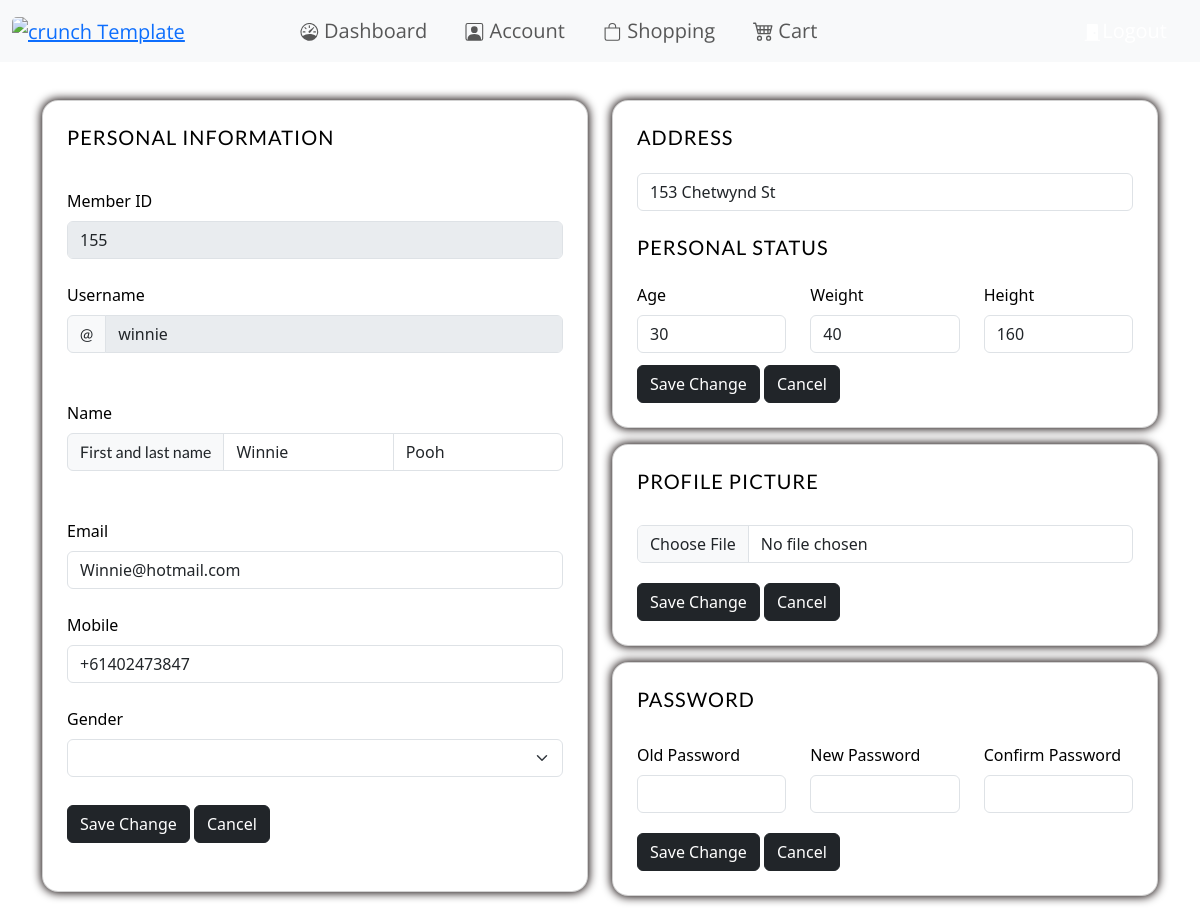
Screenshot of /member/member-account.php (signed in) with the database file from the repository.
### tables this page shows
CREATE TABLE `members` (
  `member_id` int(30) NOT NULL,
  `username` varchar(100) NOT NULL,
  `firstname` varchar(100) NOT NULL,
  `lastname` varchar(100) NOT NULL,
  `email` varchar(100) NOT NULL,
  `mobile` varchar(20) NOT NULL,
  `password` varchar(100) NOT NULL,
  `gender` varchar(100) NOT NULL,
  `startdate` date NOT NULL DEFAULT current_timestamp(),
  `enddate` date NOT NULL DEFAULT current_timestamp(),
  `address` varchar(150) NOT NULL,
  `age` varchar(50) NOT NULL,
  `m_weight` varchar(50) NOT NULL,
  `height` varchar(20) NOT NULL,
  `membership_id` int(30) NOT NULL,
  `user_image` varchar(500) DEFAULT NULL,
  `status` varchar(50) NOT NULL
);

### member/member-account.php (the view, shortened to what this page needs)
<!DOCTYPE html>
<html lang="en">
  <head>
    <link href="https://cdn.jsdelivr.net/npm/bootstrap@5.3.0-alpha1/dist/css/bootstrap.min.css" rel="stylesheet">
    <link rel="stylesheet" href="../css/style.css">
    <link rel="stylesheet" href="https://cdnjs.cloudflare.com/ajax/libs/font-awesome/4.7.0/css/font-awesome.min.css">
  </head>
  <body>
    <header>
    <?php include('../components/member-navbar.php'); ?>
    </header>
    <main>
      <section class="member-account">
        <div class="container py-3">
          <div class="row d-flex align-items-start justify-content-bottom">
            <div class="col col-sm">
                <div class="card mb-3" style="border-radius: 1rem; box-shadow: 0 0 10px 1px rgb(15, 6, 6)">
                  <div class="row g-0" >
                      <div class="card-body p-4 p-lg-4 text-black">
                          <form action="../processes/profile_update.php"
                      method="post"
                      enctype="multipart/form-data">
                          <h5 class="fw-normal mb-3 pb-3" style="letter-spacing: 1px;">PERSONAL INFORMATION</h5>
                          <?php
                                include('../general/dbcon.php');
                              $currentUser = $_SESSION['username'];
                              $sql = "SELECT * FROM members WHERE username ='$currentUser'";
                              $gotResuslts = mysqli_query($db,$sql);
                              if($gotResuslts){
                                  if(mysqli_num_rows($gotResuslts)>0){
                                      while($row = mysqli_fetch_array($gotResuslts)){
                                          ?>
                                  <div class="col-md">
                                    <div class="col-12 my-4">
                                        <label for="username" class="form-label">Member ID</label>
                                        <div class="input-group has-validation">
                                          <input type="email" class="form-control" id="member-id" placeholder="123 456 789" name="member_id" value="<?php echo $row['member_id']; ?>" disabled>
                                        </div>
                                      </div>
                                    <div class="col-12 my-4">
                                        <label for="username" class="form-label">Username</label>
                                        <div class="input-group has-validation">
                                          <span class="input-group-text">@</span>
                                          <input type="text" class="form-control" id="username" placeholder="Username" name="username" value="<?php echo $row['username']; ?>" disabled>
                                        </div>
                                      </div>
                                  <div class="col-12 my-5">
                                    <label for="username" class="form-label">Name</label>
                                            <div class="input-group">
                                                <span class="input-group-text">First and last name</span>
                                                <input type="text" aria-label="First name" class="form-control" name="firstname" value="<?php echo $row['firstname']; ?>" required>
                                                <input type="text" aria-label="Last name" class="form-control" name="lastname" value="<?php echo $row['lastname']; ?>" required>
                                            </div>
                                    </div>
                                    <div class="col-12 my-4">
                                      <label for="email" class="form-label">Email</label>
                                      <input type="email" class="form-control" id="email" placeholder="you@example.com" name="email" value="<?php echo $row['email']; ?>" required>
                                    </div>
                                    <div class="col-12 my-4">
                                        <label for="tel" class="form-label">Mobile</label>
                                        <input type="tel" class="form-control" id="tel" placeholder="04 1111 1111" name="mobile" value="<?php echo $row['mobile']; ?>" required>
                                      </div>
                                      <div class="col-12 my-4">
                                      <label for="gender" class="form-label">Gender</label>
                                      <select class="form-select" aria-label="Default select example" name="gender" required>
                                          <option selected disabled>  <?php echo ucfirst($row['gender']); ?> </option>
                                          <option value="male">Male</option>
                                        </select>
                                      </div>
                                          <div class="pt-1 mb-4">
                                          <input type="submit" name="personal_information"  class="btn btn-dark btn-block" value="Save Change">
                                            <a class="btn btn-dark btn-block" href="member-account.php" type="button">Cancel</a>
                                          </div>
                                          <?php
                                      }
                                  }
                              }
                              ?>
                          </form>
                        </div>
                      </div>
                </div>
              </div>
            </div>
            <div class="col col-sm">
              <div class="card w-100" style="border-radius: 1rem; box-shadow: 0 0 10px 1px rgb(15, 6, 6)">
                <div class="row g-0" >
                    <div class="card-body p-4 p-lg-4 text-black">
                        <form action="../processes/profile_update.php" method="post">
                            <h5 class="fw-normal mb-1 pb-3" style="letter-spacing: 1px;">ADDRESS</h5>
                            <?php
                              $currentUser = $_SESSION['username'];
                              $sql = "SELECT * FROM members WHERE username ='$currentUser'";
                              $gotResuslts = mysqli_query($db,$sql);
                              if($gotResuslts){
                                  if(mysqli_num_rows($gotResuslts)>0){
                                      while($row = mysqli_fetch_array($gotResuslts)){
                                          ?>
                            <div class="col-12 my-2">
                              <input type="text" class="form-control" id="address"  maxlength="100" placeholder="Street Name | Surburb | State | Postal Code" name="address"  value="<?php echo $row['address']; ?>" required>
                            </div>
                              <h5 class="fw-normal mb-1 mt-4 pb-3" style="letter-spacing: 1px;">PERSONAL STATUS</h5>
                              <div class="row my-2">
                                <div class="col">
                                    <label for="state" class="form-label">Age</label>
                                    <input type="number" onchange="setTwoNumberDecimal"  min="0" max="150" class="form-control" placeholder="" name="age" value="<?php echo $row['age']; ?>" required>
                                </div>
                                <div class="col">
                                    <label for="state" class="form-label">Weight</label>
                                        <input type="number" onchange="setTwoNumberDecimal"  min="0" max="250" class="form-control" placeholder="KG" name="m_weight" value="<?php echo $row['m_weight']; ?>" required>
                                </div>
                                <div class="col">
                                    <label for="zip" class="form-label">Height</label>
                                    <input type="number" class="form-control"  onchange="setTwoNumberDecimal"  min="0" max="250" placeholder="CM" name="height" value="<?php echo $row['height']; ?>" required>
                                  </div>
                              </div>
                          <div class="pt-1 mt-1">
                          <input type="submit" name="address_profile"  class="btn btn-dark btn-block" value="Save Change">
                              <a class="btn btn-dark btn-block" href="member-account.php" type="button">Cancel</a>
                          </div>
                                          <?php
                                      }
                                  }
                              }
                              ?>
                        </form>
                      </div>
                    </div>
              </div>
              <div class="card mt-3" style="border-radius: 1rem; box-shadow: 0 0 10px 1px rgb(15, 6, 6)">
                <div class="row g-0" >
                    <div class="card-body p-4 p-lg-4 text-black">
                    <form action="../processes/profile_update.php"
                      method="POST"
                      enctype="multipart/form-data">
                      <h5 class="fw-normal mb-3 pb-3" style="letter-spacing: 1px;">PROFILE PICTURE</h5>
                    <?php
                        $currentUser = $_SESSION['username'];
                        $sql = "SELECT * FROM members WHERE username ='$currentUser'";
                        $gotResuslts = mysqli_query($db,$sql);
                        if($gotResuslts){
                            if(mysqli_num_rows($gotResuslts)>0){
                                while($row = mysqli_fetch_array($gotResuslts)){
                                    ?>
                                        <div class="col-12 my-3">
                                        <div class="input-group has-validation">
                                        <input type="file" name="userImage" class="form-control">
                                        </div>
                                      </div>
                          <div class="pt-1 mt-3">
                          <input type="submit" name="update_photo"  class="btn btn-dark btn-block" value="Save Change">
                              <a class="btn btn-dark btn-block" href="member-account.php" type="button">Cancel</a>
                          </div>
                                    <?php
                                }
                            }
                        }
                    ?>
                </form>
                      </div>
                    </div>
              </div>
              <div class="card mt-3" style="border-radius: 1rem; box-shadow: 0 0 10px 1px rgb(15, 6, 6)">
                <div class="row g-0" >
                    <div class="card-body p-4 p-lg-4 text-black">
                        <form action="#" method="post">
                            <h5 class="fw-normal mb-3 pb-3" style="letter-spacing: 1px;">PASSWORD</h5>
                              <div class="row my-2">
                                <div class="col">
                                    <label for="state" class="form-label">Old Password</label>
                                    <input type="text" class="form-control" id="password" placeholder=""  required>
                                </div>
                                <div class="col">
                                    <label for="state" class="form-label">New Password</label>
                                        <input type="text" class="form-control" id="password" placeholder="" required>
                                </div>
                                <div class="col">
                                    <label for="zip" class="form-label">Confirm Password</label>
                                    <input type="text" class="form-control" id="password" placeholder="" required>
                                  </div>
                              </div>
                          <div class="pt-1 mt-3">
                              <button class="btn btn-dark btn-block" type="button">Save Change</button>
                              <button class="btn btn-dark btn-block" type="button">Cancel</button>
                          </div>
                        </form>
                      </div>
                    </div>
              </div>
            </div>
          </div>
      </section>
    </main>
  </body>
</html>

### css/style.css (style rules this page uses)
* { margin: 0; padding: 0; }
body { padding: 0; margin: 0; }
main { animation: 1s mymove1; }
h1, h2, h3, h4, h5, h6, span, p { font-family: "Lato", sans-serif; }
:root { --calendar-bg-color: #262829; --calendar-font-color: #fff; --weekdays-border-bottom-color: #404040; --calendar-date-hover-color: #505050; --calendar-current-date-color: #1b1f21; --calendar-today-color: linear-gradient(to bottom, #03a9f4, #2196f3); --calendar-today-innerborder-color: transparent; --calendar-nextprev-bg-color: transparent; --next-prev-arrow-color: #fff; --calendar-border-radius: 16px; --calendar-prevnext-date-color: #484848; }
* { padding: 0; margin: 0; }
.member-account { margin: 7% 0px; }

### rows the page displays
members: member_id "155", username "winnie", firstname "Winnie", lastname "Pooh", email "Winnie@hotmail.com", mobile "+61402473847", address "153 Chetwynd St", age "30", m_weight "40", height "160"
